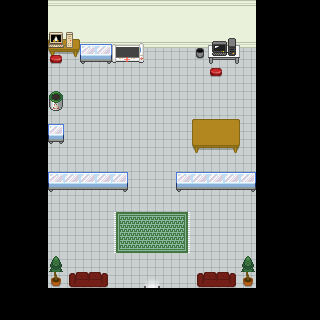

Below is a game level as drawn by its tile map, then a one-line description and the .tmx that defines it (tile-layer data replaced by summaries):
An orthogonal 20x20 tile map with 16x16 px tiles, 4 tile layers (Tile Layer 1, Tile Layer 2, Tile Layer 3, Above player), 6 tilesets and 18 objects (13x collision, 2x event, Choose Creature 1, Choose Creature 2, Choose Creature 3).

<map version="1.0" orientation="orthogonal" renderorder="right-down" width="20" height="20" tilewidth="16" tileheight="16" nextobjectid="94">
 <tileset firstgid="1" name="furniture" tilewidth="16" tileheight="16" tilecount="72" columns="12">
  <image source="../gfx/tilesets/furniture.png" width="192" height="96" />
 </tileset>
 <tileset firstgid="73" name="electronics" tilewidth="16" tileheight="16" tilecount="16" columns="4">
  <image source="../gfx/tilesets/electronics.png" width="64" height="64" />
 </tileset>
 <tileset firstgid="89" name="setPiecesTSR" tilewidth="16" tileheight="16" tilecount="1312" columns="41">
  <image source="../gfx/tilesets/setPiecesTSR.png" width="671" height="512" />
  <tile id="1042">
   <properties>
    <property name="act1" value="transition_teleport map1.tmx,43,46,0.3" />
    <property name="act2" value="player_face down" />
   </properties>
  </tile>
 </tileset>
 <tileset firstgid="1401" name="floorsandwalls" tilewidth="16" tileheight="16" tilecount="88" columns="11">
  <image source="../gfx/tilesets/floorsandwalls.png" width="176" height="128" />
 </tileset>
 <tileset firstgid="1489" name="stairs_down" tilewidth="16" tileheight="16" tilecount="12" columns="4">
  <image source="../gfx/tilesets/stairs_down.png" width="64" height="48" />
 </tileset>
 <tileset firstgid="1501" name="plants" tilewidth="16" tileheight="16" tilecount="16" columns="4">
  <image source="../gfx/tilesets/plants.png" width="64" height="64" />
 </tileset>
 <layer name="Tile Layer 1" width="20" height="20">
  <data>[400 cells, 234 non-empty, 4 distinct tile ids]</data>
 </layer>
 <layer name="Tile Layer 2" width="20" height="20">
  <data>[400 cells, 63 non-empty, 40 distinct tile ids]</data>
 </layer>
 <layer name="Tile Layer 3" width="20" height="20">
  <data>[400 cells, 3 non-empty, 3 distinct tile ids]</data>
 </layer>
 <layer name="Above player" width="20" height="20">
  <data>[400 cells, 14 non-empty, 6 distinct tile ids]</data>
 </layer>
 <objectgroup color="#ffff00" name="Events">
  <object id="11" name="Teleport to map1" type="event" x="144" y="272" width="16" height="16">
   <properties>
    <property name="act1" value="transition_teleport map1.tmx,44,53,0.3" />
    <property name="act2" value="player_face down" />
    <property name="cond1" value="is player_at 8,17" />
    <property name="cond2" value="is player_facing down" />
   </properties>
  </object>
  <object id="69" name="Choose Creature 1" x="192" y="96" width="16" height="16" />
  <object id="74" name="Choose Creature 2" x="208" y="96" width="16" height="16" />
  <object id="75" name="Choose Creature 3" x="224" y="96" width="16" height="16" />
  <object id="93" name="Player Spawn" type="event" x="144" y="240" width="16" height="16" />
 </objectgroup>
 <objectgroup color="#ff0000" name="Collision">
  <object id="43" type="collision" x="192" y="112" width="48" height="32" />
  <object id="56" type="collision" x="192" y="48" width="48" height="16" />
  <object id="81" type="collision" x="256" y="-16" width="16" height="320" />
  <object id="83" type="collision" x="48" y="288" width="208" height="16" />
  <object id="84" type="collision" x="32" y="-16" width="16" height="320" />
  <object id="85" type="collision" x="48" y="0" width="208" height="48" />
  <object id="86" type="collision" x="80" y="48" width="64" height="16" />
  <object id="87" type="collision" x="48" y="96" width="16" height="16" />
  <object id="88" type="collision" x="48" y="128" width="16" height="16" />
  <object id="89" type="collision" x="48" y="176" width="80" height="16" />
  <object id="90" type="collision" x="176" y="176" width="80" height="16" />
  <object id="91" type="collision" x="48" y="272" width="64" height="16" />
  <object id="92" type="collision" x="192" y="272" width="64" height="16" />
 </objectgroup>
</map>
